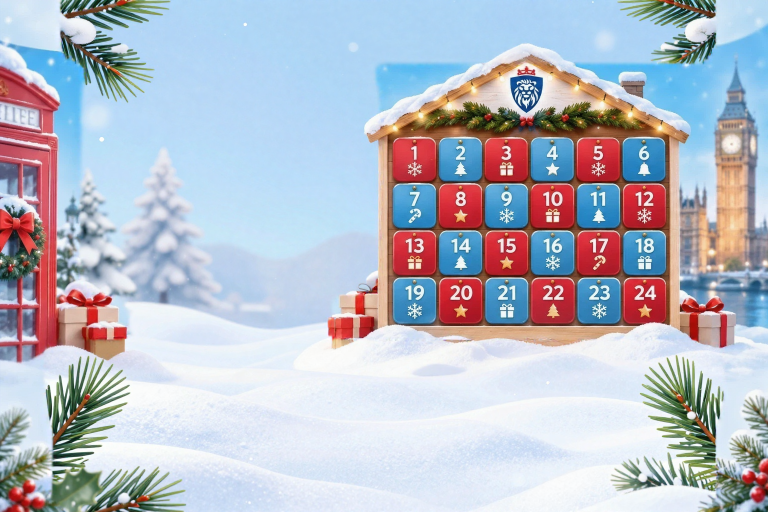
#> input picture assets/src/inpainted.png, 1536 x 1024 px (shown at 1/2 size)
$ python make_mask.py ../assets/src/inpainted.png ../assets/src/reference.png ../assets/src/reference.png 5 5
#> lines starting #> are read from the running program, lines starting #| are printed output that depends on the picture
# Crea la máscara de las zonas con texto/UI de la referencia (blanco = regenerar)
import sys
from PIL import Image, ImageDraw, ImageFilter
src = sys.argv[1]; out = sys.argv[2]; prev = sys.argv[3]
im = Image.open(src).convert("RGB")
#> im is the input picture: PIL image 1536x1024 RGB; mean R, G, B 181.8, 186.5, 198.7
m = Image.new("L", im.size, 0); d = ImageDraw.Draw(m)
#> after `m = Image.new('L', im.size, 0)`: m: PIL image 1536x1024 L; every value is 0
R = [
  (150, 0, 1400, 100),     # header (logo + menú + botón)
  (190, 160, 728, 560),    # cinta + titular + subtítulo
  (280, 568, 632, 645),    # botón "Abre tu sorpresa"
  (115, 705, 1420, 820),   # barra de características
  (130, 842, 1405, 990),   # barra de cuenta atrás
]
P = int(sys.argv[5]) if len(sys.argv)>5 else 0
for (a,b,c,e) in R: d.rounded_rectangle((a-P,b-P,c+P,e+P), radius=24, fill=255)
m = m.filter(ImageFilter.GaussianBlur(int(sys.argv[4]) if len(sys.argv)>4 else 6))
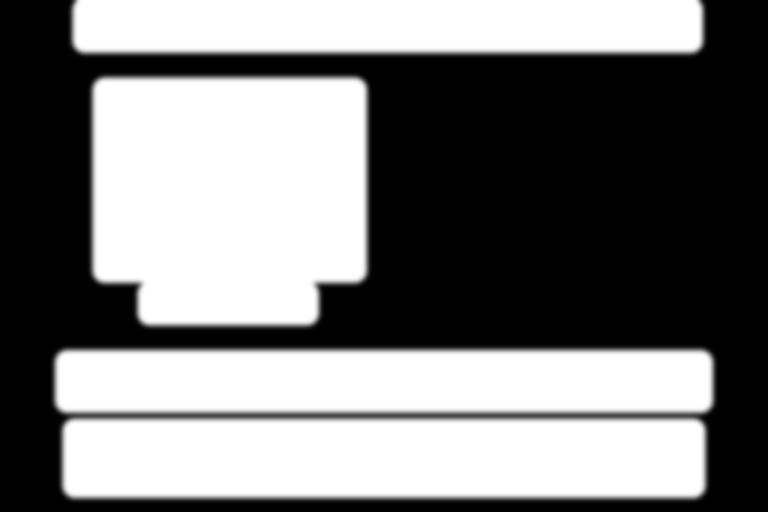
#> m: PIL image 1536x1024 L (shown at 1/2 size); min 0, max 255, mean 122.9
m.save(out)
red = Image.new("RGB", im.size, (255, 0, 0))
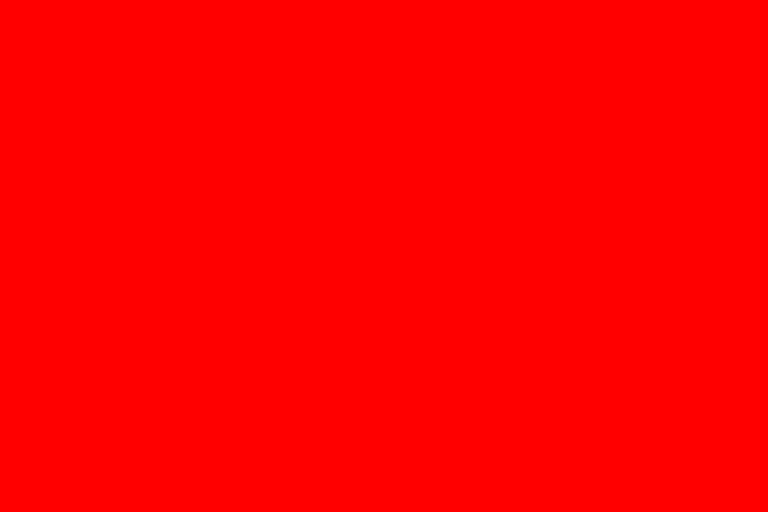
#> red: PIL image 1536x1024 RGB (shown at 1/2 size); mean R, G, B 255, 0, 0
Image.composite(Image.blend(im, red, .5), im, m).save(prev)
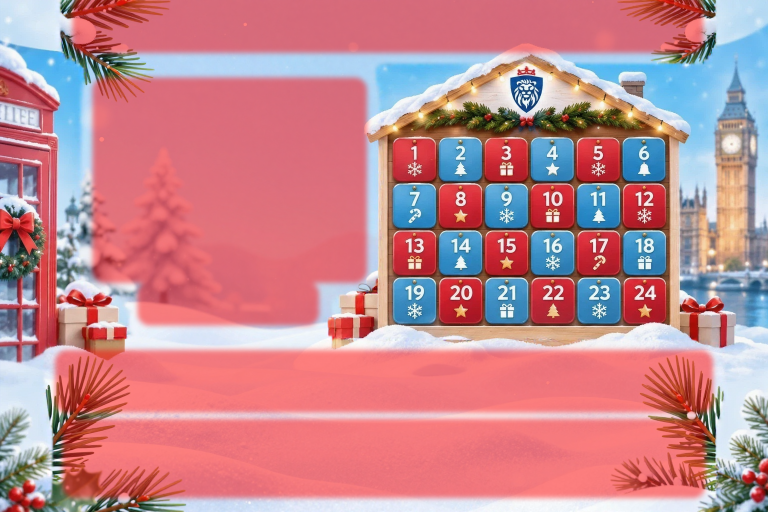
#> saved as reference.png: PIL image 1536x1024 RGB (shown at 1/2 size); mean R, G, B 195.2, 133.9, 142.6
